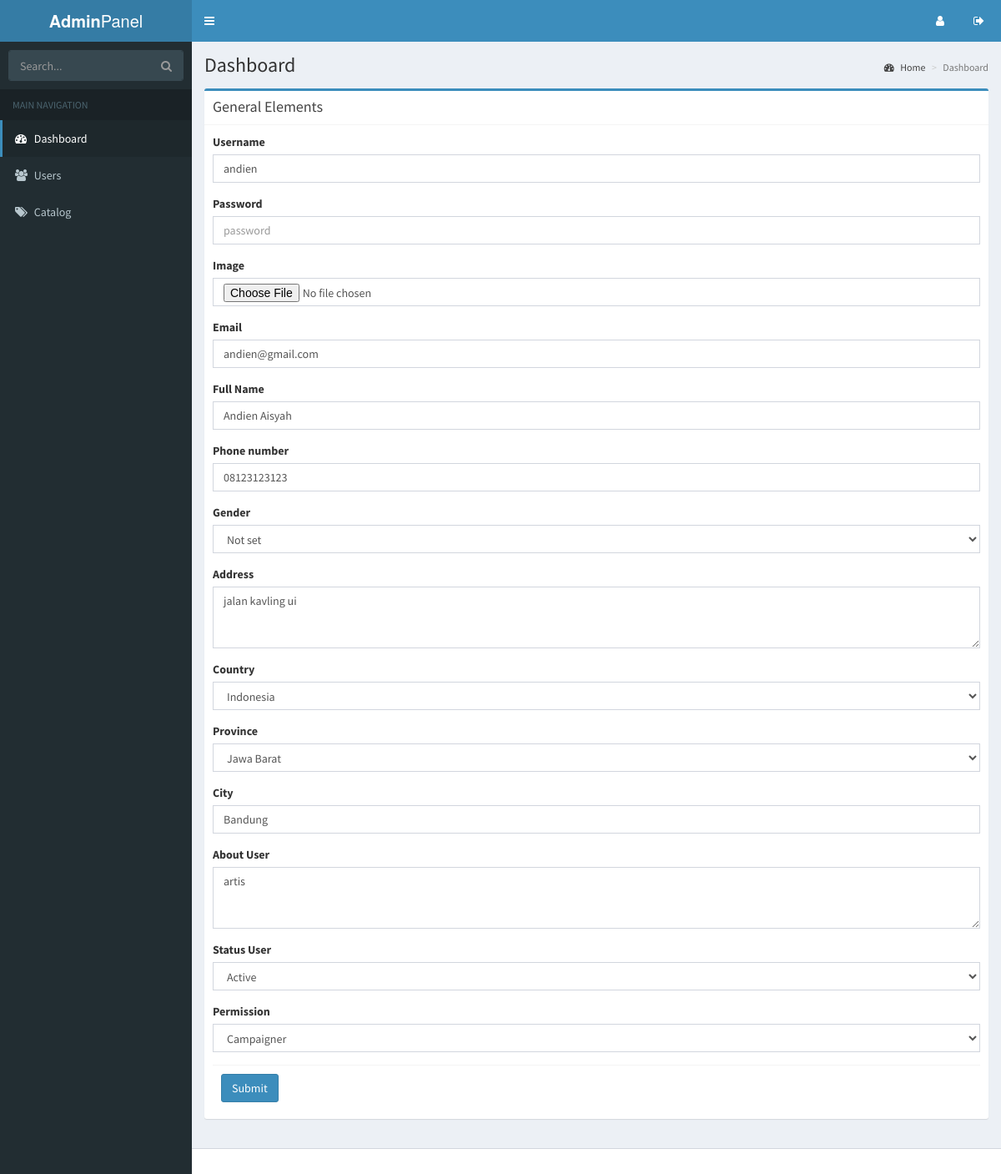
The app's page /adminpanel/user/edit_user/3 with its own data.
### tables this page shows
CREATE TABLE IF NOT EXISTS `vc_user` (
  `id_user` int(11) NOT NULL AUTO_INCREMENT,
  `username` varchar(20) NOT NULL,
  `password` char(32) NOT NULL,
  `full_name` varchar(100) NOT NULL,
  `avatar` varchar(100) NOT NULL,
  `email` varchar(100) NOT NULL,
  `address` longtext NOT NULL,
  `gender` tinyint(1) NOT NULL COMMENT '0: Note Set, 1: Male, 2: Female',
  `phone_number` varchar(20) NOT NULL,
  `country` varchar(100) NOT NULL,
  `province` varchar(100) NOT NULL,
  `city` varchar(100) NOT NULL,
  `about_user` longtext NOT NULL,
  `status_user` tinyint(1) NOT NULL COMMENT '0: Nonactive, 1: Active, 2: Banned',
  `permission` tinyint(1) NOT NULL COMMENT '0: Donatur, 1: Admin, 2: Campaigner',
  `date_register` datetime NOT NULL,
  `date_login` datetime NOT NULL,
  PRIMARY KEY (`id_user`)
);

### application/controllers/adminpanel/User.php (called while the page is built, shortened)
<?php
class User extends CI_Controller {
	public function __construct(){
		$this->load->model('muser','mus');
    $this->load->library('pagination');
	}
		function edit_user(){
			$data['title_web'] = 'Edit User | Adminpanel Vorcee';
			$data['path_content'] = 'admin/user/edit_user';
			$id=$this->uri->segment(4);
			$data['result']=$this->mod->getDataWhere('user','id_user',$id);
			$this->form_validation->set_rules('username','Username','required');
			$this->form_validation->set_rules('email','Email','required|valid_email');
			$this->form_validation->set_rules('full_name','full Name','required');
			$this->form_validation->set_rules('phone_number','Phone Number','required|numeric');
			$this->form_validation->set_rules('gender','Gender','required');
			$this->form_validation->set_rules('address','Address','required');
			$this->form_validation->set_rules('country','Country','required');
			$this->form_validation->set_rules('province','Province','required');
			$this->form_validation->set_rules('city','City','required');
			$this->form_validation->set_rules('status_user','Status','required');
			$this->form_validation->set_rules('about_user','About User','required');
			$this->form_validation->set_rules('permission','Permission','required');
			if(!$this->form_validation->run()){
				$data['error'] = false;
				$this->load->view('admin/index',$data);
	}
	}
}
?>

### index.php (called while the page is built, shortened)
<?php
require_once BASEPATH.'core/CodeIgniter.php';

### application/models/Mmodule.php (called while the page is built, shortened)
<?php
class Mmodule extends CI_Model {
	function getDataWhere($table_name,$field,$value){
		$this->db->where($field,$value);
		$query = $this->db->get($table_name);
		if($query->num_rows()>0)
			return $query->row_array();
		else return false;
	}
}
?>

### application/views/admin/user/edit_user.php (the view, shortened to what this page needs)
<section class="content">
  <div class="row">
  <div class="col-md-12">
  <div class="box box-primary">
  <div class="box-header with-border">
    <h3 class="box-title">General Elements</h3>
  </div>
  <div class="box-body">
    <?php echo form_open_multipart('');?>
    <form role="form" method="POST" action="">
      <div class="form-group">
        <label>Username</label>
        <input type="text" class="form-control" placeholder="username" name="username" value="<?php echo $result['username'] ?>">
      </div>
      <div class="form-group">
        <label>Password</label>
        <input type="password" class="form-control" placeholder="password" name="password" >
      </div>
      <div class="form-group">
        <label>Image</label>
        <input type="file" class="form-control"  name="userfile">
      </div>
      <div class="form-group">
        <label>Email</label>
        <input type="text" class="form-control" placeholder="ralifer@gmail.com" name="email" value="<?php echo $result['email'] ?>">
      </div>
      <div class="form-group">
        <label>Full Name</label>
        <input type="text" class="form-control"  placeholder="ralifer" name="full_name" value="<?php echo $result['full_name'] ?>" >
      </div>
      <div class="form-group">
        <label>Phone number</label>
        <input type="text" class="form-control"  placeholder="ralifer" name="phone_number" value="<?php echo $result['phone_number'] ?>" >
      </div>
      <div class="form-group">
        <label>Gender</label>
        <select class="form-control" name="gender" value="<?php echo $result['gender']?>">
          <option value="0">Not set</option>
        </select>
      </div>
      <div class="form-group">
        <label>Address</label>
        <textarea class="form-control" rows="3" placeholder="Address" name="address" ><?php echo $result['address'] ?></textarea>
      </div>
      <div class="form-group">
        <label>Country</label>
        <select class="form-control" name="country">
          <option value="Indonesia">Indonesia</option>
        </select>
        </div>
      <div class="form-group">
        <label>Province</label>
        <?php
          $options = array(
              'Aceh' => 'Aceh',
              'Sumut' => 'Sumatera Utara',
              'Sumbar'=> 'Sumatra Barat',
              'Riau' => 'Riau',
              'Jambi'=> 'Jambi',
              'Sumsel' => 'Sumatra Selatan',
              'Bengkulu' => 'Bengkulu',
              'Lampung' => 'Lampung',
              'Babel' => 'Kep. Bangka Belitung',
              'kepRiau' =>'Kepulauan Riau',
              'Jakarta' =>'Jakarta',
              'Jabar' => 'Jawa Barat',
              'Banten'=> 'Banten',
              'Jateng'=> 'Jateng',
              'Yogyakarta'=> 'Yogyakarta',
              'Jatim'=> 'Jawa Timur',
              'Kalbar'=> 'Kalimantan Barat',
              'Kalteng'=> 'Kalimantan Tengah',
              'Kalsel'=> 'Kalimantan Selatan',
              'Kaltim'=> 'Kalimantan Timur',
              'Kaltra'=> 'Kalimantan Utara',
              'Bali'=> 'Bali',
              'NTT'=> 'Nusa Tenggara Timur',
              'NTB'=> 'Nusa Tenggara Barat',
              'Sulut'=> 'Sulawesi Utara',
              'Sulteng'=> 'Sulawesi Tengah',
              'Sulsel'=> 'Sulawesi Selatan',
              'Sultengg'=> 'Sulawesi Tenggara',
              'Sulbar'=> 'Sulawesi Barat',
              'Gorontalo'=> 'Gorontalo',
              'Maluku'=> 'Maluku',
              'Maluku Utara'=> 'Maluku Utara',
              'Papua'=> 'Papua',
              'Papua Barat'=> 'Papua Barat',
          );
          echo form_dropdown('province',$options,$result['province'],'class="form-control"');
       ?>
      </div>
      <div class="form-group">
        <label>City</label>
        <input type="text" class="form-control"  placeholder="Jakarta" name="city" value="<?php echo $result['city'] ?>" >
      </div>
      <div class="form-group">
        <label>About User</label>
        <textarea class="form-control" rows="3"  name="about_user"><?php echo $result['about_user'] ?></textarea>
      </div>
      <div class="form-group">
        <label>Status User</label>
        <?php
        $options = array(
            '0' => 'Non Active',
            '1' => 'Active',
            '2' => 'Banned'
        );
        echo form_dropdown('status_user',$options,$result['status_user'],'class="form-control"');
        ?>
      </div>
      <div class="form-group">
        <label>Permission</label>
        <?php
        $options = array(
            '0' => 'Donatur',
            '1' => 'Admin',
            '2' => 'Campaigner'
        );
        echo form_dropdown('permission',$options,$result['permission'],'class="form-control"');
        ?>
      </div>
      <div class="box-footer">
        <button type="submit" class="btn btn-primary">Submit</button>
      </div>
    </form>
  </div>
</div>
</div>
</div>
</section>

### records on screen
vc_user: username "andien", email "andien@gmail.com", full_name "Andien Aisyah", phone_number "08123123123", gender "Not set", address "jalan kavling ui", province "Jawa Barat", city "Bandung", about_user "artis", status_user "Active", permission "Campaigner"
